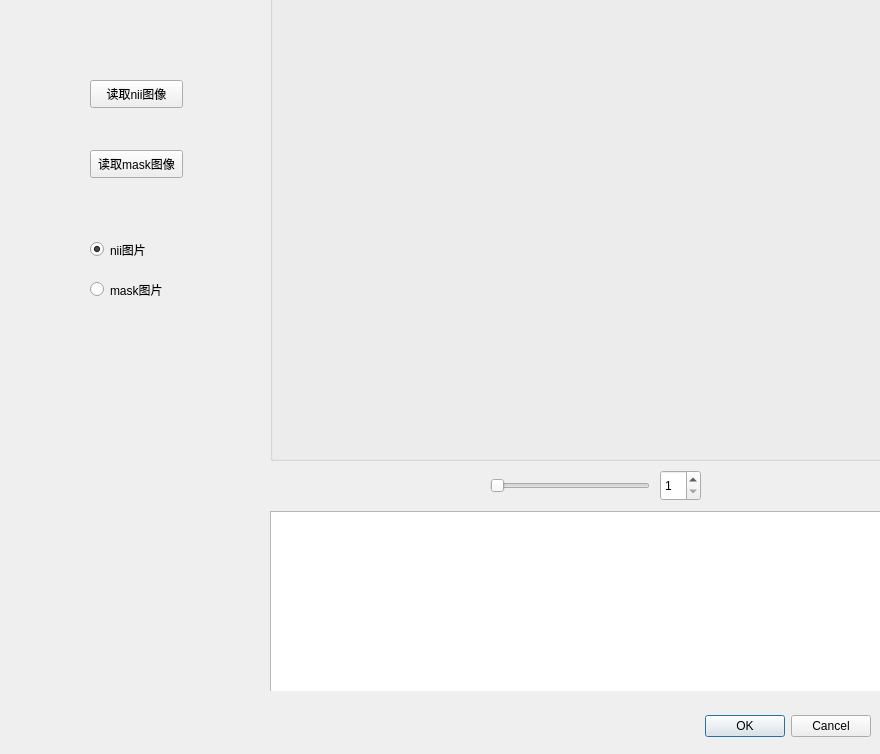
<?xml version="1.0" encoding="UTF-8"?>
<ui version="4.0">
 <class>Dialog</class>
 <widget class="QDialog" name="Dialog">
  <property name="geometry">
   <rect>
    <x>0</x>
    <y>0</y>
    <width>880</width>
    <height>754</height>
   </rect>
  </property>
  <property name="windowTitle">
   <string>Dialog</string>
  </property>
  <widget class="QDialogButtonBox" name="buttonBox">
   <property name="geometry">
    <rect>
     <x>670</x>
     <y>710</y>
     <width>201</width>
     <height>32</height>
    </rect>
   </property>
   <property name="orientation">
    <enum>Qt::Horizontal</enum>
   </property>
   <property name="standardButtons">
    <set>QDialogButtonBox::Cancel|QDialogButtonBox::Ok</set>
   </property>
  </widget>
  <widget class="QWidget" name="widget" native="true">
   <property name="geometry">
    <rect>
     <x>270</x>
     <y>0</y>
     <width>611</width>
     <height>691</height>
    </rect>
   </property>
   <widget class="QGroupBox" name="groupBox">
    <property name="geometry">
     <rect>
      <x>0</x>
      <y>-10</y>
      <width>621</width>
      <height>471</height>
     </rect>
    </property>
    <property name="title">
     <string/>
    </property>
   </widget>
   <widget class="QSlider" name="horizontalSlider">
    <property name="geometry">
     <rect>
      <x>220</x>
      <y>470</y>
      <width>160</width>
      <height>31</height>
     </rect>
    </property>
    <property name="minimum">
     <number>1</number>
    </property>
    <property name="orientation">
     <enum>Qt::Horizontal</enum>
    </property>
   </widget>
   <widget class="QSpinBox" name="spinBox">
    <property name="geometry">
     <rect>
      <x>390</x>
      <y>470</y>
      <width>41</width>
      <height>31</height>
     </rect>
    </property>
    <property name="minimum">
     <number>1</number>
    </property>
   </widget>
   <widget class="QTextBrowser" name="textBrowser">
    <property name="geometry">
     <rect>
      <x>0</x>
      <y>511</y>
      <width>611</width>
      <height>181</height>
     </rect>
    </property>
   </widget>
  </widget>
  <widget class="QPushButton" name="pushButton">
   <property name="geometry">
    <rect>
     <x>90</x>
     <y>80</y>
     <width>93</width>
     <height>28</height>
    </rect>
   </property>
   <property name="text">
    <string>读取nii图像</string>
   </property>
  </widget>
  <widget class="QPushButton" name="pushButton_2">
   <property name="geometry">
    <rect>
     <x>90</x>
     <y>150</y>
     <width>93</width>
     <height>28</height>
    </rect>
   </property>
   <property name="text">
    <string>读取mask图像</string>
   </property>
  </widget>
  <widget class="QRadioButton" name="radioButton">
   <property name="geometry">
    <rect>
     <x>90</x>
     <y>240</y>
     <width>115</width>
     <height>19</height>
    </rect>
   </property>
   <property name="text">
    <string>nii图片</string>
   </property>
   <property name="checked">
    <bool>true</bool>
   </property>
  </widget>
  <widget class="QRadioButton" name="radioButton_2">
   <property name="geometry">
    <rect>
     <x>90</x>
     <y>280</y>
     <width>115</width>
     <height>19</height>
    </rect>
   </property>
   <property name="text">
    <string>mask图片</string>
   </property>
  </widget>
 </widget>
 <resources/>
 <connections>
  <connection>
   <sender>buttonBox</sender>
   <signal>accepted()</signal>
   <receiver>Dialog</receiver>
   <slot>accept()</slot>
   <hints>
    <hint type="sourcelabel">
     <x>248</x>
     <y>254</y>
    </hint>
    <hint type="destinationlabel">
     <x>157</x>
     <y>274</y>
    </hint>
   </hints>
  </connection>
  <connection>
   <sender>buttonBox</sender>
   <signal>rejected()</signal>
   <receiver>Dialog</receiver>
   <slot>reject()</slot>
   <hints>
    <hint type="sourcelabel">
     <x>316</x>
     <y>260</y>
    </hint>
    <hint type="destinationlabel">
     <x>286</x>
     <y>274</y>
    </hint>
   </hints>
  </connection>
 </connections>
</ui>
